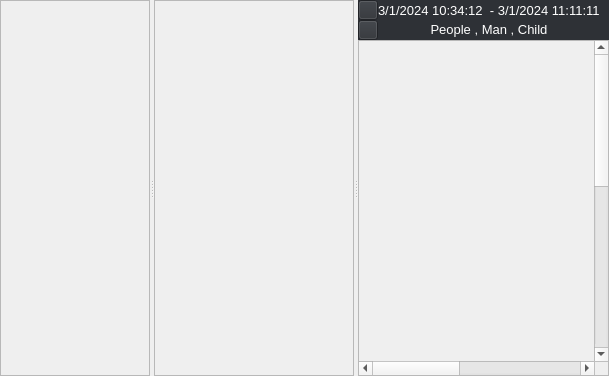
         <widget class="QWidget" name="page_size">
          <layout class="QGridLayout" name="gridLayout_42">
           <property name="leftMargin">
            <number>0</number>
           </property>
           <property name="topMargin">
            <number>0</number>
           </property>
           <property name="rightMargin">
            <number>0</number>
           </property>
           <property name="bottomMargin">
            <number>0</number>
           </property>
           <property name="spacing">
            <number>0</number>
           </property>
           <item row="0" column="0">
            <widget class="QSplitter" name="splitter_6">
             <property name="orientation">
              <enum>Qt::Horizontal</enum>
             </property>
             <widget class="QScrollArea" name="scrollArea_24">
              <property name="sizePolicy">
               <sizepolicy hsizetype="Preferred" vsizetype="Preferred">
                <horstretch>0</horstretch>
                <verstretch>0</verstretch>
               </sizepolicy>
              </property>
              <property name="minimumSize">
               <size>
                <width>150</width>
                <height>0</height>
               </size>
              </property>
              <property name="widgetResizable">
               <bool>true</bool>
              </property>
              <widget class="QWidget" name="scrollAreaWidgetContents_34">
               <property name="geometry">
                <rect>
                 <x>0</x>
                 <y>0</y>
                 <width>173</width>
                 <height>781</height>
                </rect>
               </property>
              </widget>
             </widget>
             <widget class="QScrollArea" name="scrollArea_21">
              <property name="sizePolicy">
               <sizepolicy hsizetype="Preferred" vsizetype="Preferred">
                <horstretch>0</horstretch>
                <verstretch>0</verstretch>
               </sizepolicy>
              </property>
              <property name="minimumSize">
               <size>
                <width>200</width>
                <height>0</height>
               </size>
              </property>
              <property name="maximumSize">
               <size>
                <width>200</width>
                <height>16777215</height>
               </size>
              </property>
              <property name="styleSheet">
               <string notr="true">/* HANDLE BAR VERTICAL */
QScrollBar:vertical {
    background-color: #2e3136; /* Màu nền #2e3136 */
    width: 15px;
    margin: 0;
}

QScrollBar::handle:vertical {
    background-color: #8f9296; /* Màu khi không hover và nhấn */
    min-height: 30px;
    border-radius: 7px;
}

QScrollBar::handle:vertical:hover {
    background-color: #cfd1d4; /* Màu khi hover */
}

QScrollBar::handle:vertical:pressed {
    background-color: #cfd1d4; /* Màu khi nhấn */
}

/* BTN TOP - SCROLLBAR */
QScrollBar::sub-line:vertical {
    border: none;
    background-color: #cfd1d4; /* Màu nền #3b3b5a */
    height: 0;
    subcontrol-position: top;
    subcontrol-origin: margin;
}

/* BTN BOTTOM - SCROLLBAR */
QScrollBar::add-line:vertical {
    border: none;
    background-color: #cfd1d4; /* Màu nền #3b3b5a */
    height: 0;
    subcontrol-position: bottom;
    subcontrol-origin: margin;
}

/* RESET ARROW */
QScrollBar::up-arrow:vertical, QScrollBar::down-arrow:vertical {
    background: none;
}

QScrollBar::add-page:vertical, QScrollBar::sub-page:vertical {
    background: none;
}

/* HORIZONTAL SCROLLBAR - HOMEWORK */
QScrollBar:horizontal {
    height: 15px;
}

QScrollBar::handle:horizontal {
    background-color: #8f9296;
    min-width: 30px;
    border-radius: 7px;
}

QScrollBar::handle:horizontal:hover {
    background-color: #cfd1d4;
}

QScrollBar::handle:horizontal:pressed {
    background-color: #cfd1d4;
}

QScrollBar::sub-line:horizontal {
    border: none;
    background-color: #cfd1d4;
    width: 0;
    subcontrol-position: left;
    subcontrol-origin: margin;
}

QScrollBar::add-line:horizontal {
    border: none;
    background-color: #cfd1d4;
    width: 0;
    subcontrol-position: right;
    subcontrol-origin: margin;
}

QScrollBar::up-arrow:horizontal, QScrollBar::down-arrow:horizontal {
    background: none;
}

QScrollBar::add-page:horizontal, QScrollBar::sub-page:horizontal {
    background: none;
}
</string>
              </property>
              <property name="widgetResizable">
               <bool>true</bool>
              </property>
              <widget class="QWidget" name="scrollAreaWidgetContents_31">
               <property name="geometry">
                <rect>
                 <x>0</x>
                 <y>0</y>
                 <width>190</width>
                 <height>781</height>
                </rect>
               </property>
               <property name="maximumSize">
                <size>
                 <width>190</width>
                 <height>16777215</height>
                </size>
               </property>
              </widget>
             </widget>
             <widget class="QWidget" name="">
              <layout class="QGridLayout" name="gridLayout_40">
               <property name="spacing">
                <number>0</number>
               </property>
               <item row="0" column="0">
                <widget class="QWidget" name="page_size_search_widget" native="true">
                 <property name="maximumSize">
                  <size>
                   <width>16777215</width>
                   <height>50</height>
                  </size>
                 </property>
                 <property name="styleSheet">
                  <string notr="true">background-color: rgb(46, 49, 54);</string>
                 </property>
                 <layout class="QGridLayout" name="gridLayout_63">
                  <property name="leftMargin">
                   <number>0</number>
                  </property>
                  <property name="topMargin">
                   <number>0</number>
                  </property>
                  <property name="rightMargin">
                   <number>9</number>
                  </property>
                  <property name="bottomMargin">
                   <number>0</number>
                  </property>
                  <property name="spacing">
                   <number>0</number>
                  </property>
                  <item row="1" column="1" colspan="3">
                   <widget class="QLabel" name="page_size_text_fitter_label">
                    <property name="font">
                     <font>
                      <family>Arial</family>
                      <pointsize>10</pointsize>
                     </font>
                    </property>
                    <property name="styleSheet">
                     <string notr="true">color: rgb(255, 255, 255);</string>
                    </property>
                    <property name="text">
                     <string>&lt;html&gt;&lt;head/&gt;&lt;body&gt;&lt;p align=&quot;center&quot;&gt; People , Man , Child&lt;/p&gt;&lt;/body&gt;&lt;/html&gt;</string>
                    </property>
                    <property name="textFormat">
                     <enum>Qt::AutoText</enum>
                    </property>
                    <property name="scaledContents">
                     <bool>true</bool>
                    </property>
                    <property name="wordWrap">
                     <bool>true</bool>
                    </property>
                   </widget>
                  </item>
                  <item row="0" column="0">
                   <widget class="QPushButton" name="page_size_Button">
                    <property name="minimumSize">
                     <size>
                      <width>20</width>
                      <height>20</height>
                     </size>
                    </property>
                    <property name="maximumSize">
                     <size>
                      <width>20</width>
                      <height>20</height>
                     </size>
                    </property>
                    <property name="text">
                     <string/>
                    </property>
                    <property name="icon">
                     <iconset resource="../../icon/resource.qrc">
                      <normaloff>:/newPrefix/folder.png</normaloff>
                      <normalon>:/newPrefix/folder1.png</normalon>:/newPrefix/folder.png</iconset>
                    </property>
                    <property name="iconSize">
                     <size>
                      <width>15</width>
                      <height>15</height>
                     </size>
                    </property>
                    <property name="checkable">
                     <bool>true</bool>
                    </property>
                   </widget>
                  </item>
                  <item row="0" column="2">
                   <widget class="QLabel" name="page_size_time_label">
                    <property name="maximumSize">
                     <size>
                      <width>16777215</width>
                      <height>50</height>
                     </size>
                    </property>
                    <property name="font">
                     <font>
                      <family>Arial</family>
                      <pointsize>10</pointsize>
                      <weight>50</weight>
                      <bold>false</bold>
                     </font>
                    </property>
                    <property name="styleSheet">
                     <string notr="true">color: rgb(255, 255, 255);</string>
                    </property>
                    <property name="text">
                     <string>3/1/2024 10:34:12  - 3/1/2024 11:11:11</string>
                    </property>
                   </widget>
                  </item>
                  <item row="0" column="3">
                   <spacer name="page_size_horizontalSpacer_2">
                    <property name="orientation">
                     <enum>Qt::Horizontal</enum>
                    </property>
                    <property name="sizeType">
                     <enum>QSizePolicy::Preferred</enum>
                    </property>
                    <property name="sizeHint" stdset="0">
                     <size>
                      <width>30</width>
                      <height>10</height>
                     </size>
                    </property>
                   </spacer>
                  </item>
                  <item row="0" column="1">
                   <spacer name="page_size_horizontalSpacer">
                    <property name="orientation">
                     <enum>Qt::Horizontal</enum>
                    </property>
                    <property name="sizeHint" stdset="0">
                     <size>
                      <width>40</width>
                      <height>20</height>
                     </size>
                    </property>
                   </spacer>
                  </item>
                  <item row="1" column="0">
                   <widget class="QPushButton" name="page_size_Button_fitter">
                    <property name="minimumSize">
                     <size>
                      <width>20</width>
                      <height>20</height>
                     </size>
                    </property>
                    <property name="maximumSize">
                     <size>
                      <width>20</width>
                      <height>20</height>
                     </size>
                    </property>
                    <property name="text">
                     <string/>
                    </property>
                    <property name="icon">
                     <iconset resource="../../icon/resource.qrc">
                      <normaloff>:/newPrefix/filter.png</normaloff>
                      <normalon>:/newPrefix/filter1.png</normalon>:/newPrefix/filter.png</iconset>
                    </property>
                    <property name="iconSize">
                     <size>
                      <width>15</width>
                      <height>15</height>
                     </size>
                    </property>
                    <property name="checkable">
                     <bool>true</bool>
                    </property>
                   </widget>
                  </item>
                 </layout>
                </widget>
               </item>
               <item row="1" column="0">
                <widget class="QScrollArea" name="scrollArea_23">
                 <widget class="QWidget" name="scrollAreaWidgetContents_33">
                  <property name="geometry">
                   <rect>
                    <x>0</x>
                    <y>0</y>
                    <width>563</width>
                    <height>711</height>
                   </rect>
                  </property>
                 </widget>
                </widget>
               </item>
              </layout>
             </widget>
            </widget>
           </item>
          </layout>
         </widget>
